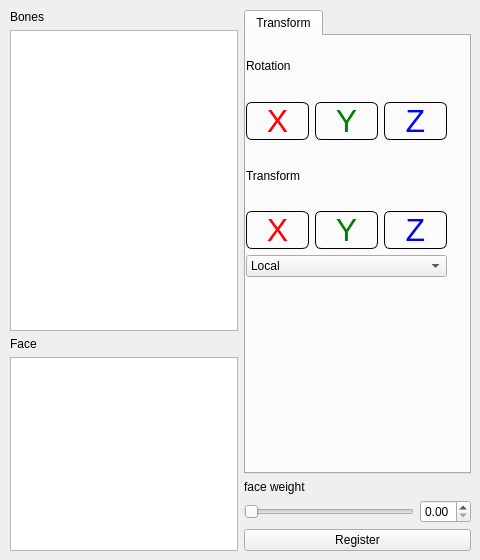
<?xml version="1.0" encoding="UTF-8"?>
<ui version="4.0">
 <class>TransformWidget</class>
 <widget class="QWidget" name="TransformWidget">
  <property name="enabled">
   <bool>true</bool>
  </property>
  <property name="geometry">
   <rect>
    <x>0</x>
    <y>0</y>
    <width>480</width>
    <height>560</height>
   </rect>
  </property>
  <property name="minimumSize">
   <size>
    <width>480</width>
    <height>560</height>
   </size>
  </property>
  <property name="windowTitle">
   <string>TransformView</string>
  </property>
  <widget class="QWidget" name="horizontalLayoutWidget">
   <property name="geometry">
    <rect>
     <x>10</x>
     <y>10</y>
     <width>461</width>
     <height>541</height>
    </rect>
   </property>
   <layout class="QHBoxLayout" name="horizontalLayout" stretch="1,1">
    <item>
     <layout class="QVBoxLayout" name="verticalLayout_4" stretch="3,2">
      <item>
       <layout class="QVBoxLayout" name="verticalLayout">
        <item>
         <widget class="QLabel" name="boneLabel">
          <property name="text">
           <string>Bones</string>
          </property>
         </widget>
        </item>
        <item>
         <widget class="QListView" name="bones">
          <property name="selectionMode">
           <enum>QAbstractItemView::ExtendedSelection</enum>
          </property>
         </widget>
        </item>
       </layout>
      </item>
      <item>
       <layout class="QVBoxLayout" name="verticalLayout_2">
        <item>
         <widget class="QLabel" name="faceLabel">
          <property name="text">
           <string>Face</string>
          </property>
         </widget>
        </item>
        <item>
         <widget class="QListView" name="faces">
          <property name="selectionMode">
           <enum>QAbstractItemView::ExtendedSelection</enum>
          </property>
         </widget>
        </item>
       </layout>
      </item>
     </layout>
    </item>
    <item>
     <layout class="QVBoxLayout" name="verticalLayout_5">
      <item>
       <layout class="QVBoxLayout" name="verticalLayout_8">
        <item>
         <widget class="QTabWidget" name="tabs_2">
          <property name="currentIndex">
           <number>0</number>
          </property>
          <widget class="QWidget" name="transform_2">
           <property name="styleSheet">
            <string notr="true">QPushButton {
  border: 1px solid black;
  border-radius: 6px;
  background-color: transparent;
  font-size:32px;
}
</string>
           </property>
           <attribute name="title">
            <string>Transform</string>
           </attribute>
           <widget class="QWidget" name="verticalLayoutWidget_5">
            <property name="geometry">
             <rect>
              <x>0</x>
              <y>0</y>
              <width>201</width>
              <height>241</height>
             </rect>
            </property>
            <layout class="QVBoxLayout" name="verticalLayout_7" stretch="2,5,2,5,1">
             <property name="spacing">
              <number>-1</number>
             </property>
             <item>
              <widget class="QLabel" name="rotationLabel_2">
               <property name="maximumSize">
                <size>
                 <width>16777215</width>
                 <height>68</height>
                </size>
               </property>
               <property name="text">
                <string>Rotation</string>
               </property>
              </widget>
             </item>
             <item>
              <layout class="QHBoxLayout" name="rotation_2">
               <item>
                <widget class="TransformButton" name="rx">
                 <property name="cursor">
                  <cursorShape>OpenHandCursor</cursorShape>
                 </property>
                 <property name="styleSheet">
                  <string notr="true">QPushButton { color:red }
QPushButton:disabled { color:gray }</string>
                 </property>
                 <property name="text">
                  <string>X</string>
                 </property>
                </widget>
               </item>
               <item>
                <widget class="TransformButton" name="ry">
                 <property name="cursor">
                  <cursorShape>OpenHandCursor</cursorShape>
                 </property>
                 <property name="styleSheet">
                  <string notr="true">QPushButton { color:green }
QPushButton:disabled { color:gray }</string>
                 </property>
                 <property name="text">
                  <string>Y</string>
                 </property>
                </widget>
               </item>
               <item>
                <widget class="TransformButton" name="rz">
                 <property name="cursor">
                  <cursorShape>OpenHandCursor</cursorShape>
                 </property>
                 <property name="styleSheet">
                  <string notr="true">QPushButton { color:blue }
QPushButton:disabled { color:gray }</string>
                 </property>
                 <property name="text">
                  <string>Z</string>
                 </property>
                </widget>
               </item>
              </layout>
             </item>
             <item>
              <widget class="QLabel" name="transformLabel_3">
               <property name="maximumSize">
                <size>
                 <width>16777215</width>
                 <height>68</height>
                </size>
               </property>
               <property name="text">
                <string>Transform</string>
               </property>
              </widget>
             </item>
             <item>
              <layout class="QHBoxLayout" name="transformation_2">
               <item>
                <widget class="TransformButton" name="tx">
                 <property name="cursor">
                  <cursorShape>OpenHandCursor</cursorShape>
                 </property>
                 <property name="styleSheet">
                  <string notr="true">QPushButton { color:red }
QPushButton:disabled { color:gray }</string>
                 </property>
                 <property name="text">
                  <string>X</string>
                 </property>
                </widget>
               </item>
               <item>
                <widget class="TransformButton" name="ty">
                 <property name="cursor">
                  <cursorShape>OpenHandCursor</cursorShape>
                 </property>
                 <property name="styleSheet">
                  <string notr="true">QPushButton { color:green }
QPushButton:disabled { color:gray }</string>
                 </property>
                 <property name="text">
                  <string>Y</string>
                 </property>
                </widget>
               </item>
               <item>
                <widget class="TransformButton" name="tz">
                 <property name="cursor">
                  <cursorShape>OpenHandCursor</cursorShape>
                 </property>
                 <property name="styleSheet">
                  <string notr="true">QPushButton { color:blue }
QPushButton:disabled { color:gray }</string>
                 </property>
                 <property name="text">
                  <string>Z</string>
                 </property>
                </widget>
               </item>
              </layout>
             </item>
             <item>
              <widget class="QComboBox" name="comboBox">
               <item>
                <property name="text">
                 <string>Local</string>
                </property>
               </item>
               <item>
                <property name="text">
                 <string>Global</string>
                </property>
               </item>
              </widget>
             </item>
            </layout>
           </widget>
          </widget>
         </widget>
        </item>
        <item>
         <widget class="QLabel" name="faceWeightLabel">
          <property name="text">
           <string>face weight</string>
          </property>
         </widget>
        </item>
        <item>
         <layout class="QHBoxLayout" name="horizontalLayout_2">
          <item>
           <widget class="QSlider" name="faceWeightSlider">
            <property name="maximum">
             <number>100</number>
            </property>
            <property name="orientation">
             <enum>Qt::Horizontal</enum>
            </property>
           </widget>
          </item>
          <item>
           <widget class="QDoubleSpinBox" name="faceWeightSpinBox">
            <property name="maximum">
             <double>1.000000000000000</double>
            </property>
            <property name="singleStep">
             <double>0.010000000000000</double>
            </property>
           </widget>
          </item>
         </layout>
        </item>
        <item>
         <widget class="QPushButton" name="registerButton">
          <property name="text">
           <string>Register</string>
          </property>
         </widget>
        </item>
       </layout>
      </item>
     </layout>
    </item>
   </layout>
  </widget>
 </widget>
 <customwidgets>
  <customwidget>
   <class>TransformButton</class>
   <extends>QPushButton</extends>
   <header>TransformWidget.h</header>
  </customwidget>
 </customwidgets>
 <resources/>
 <connections/>
</ui>
